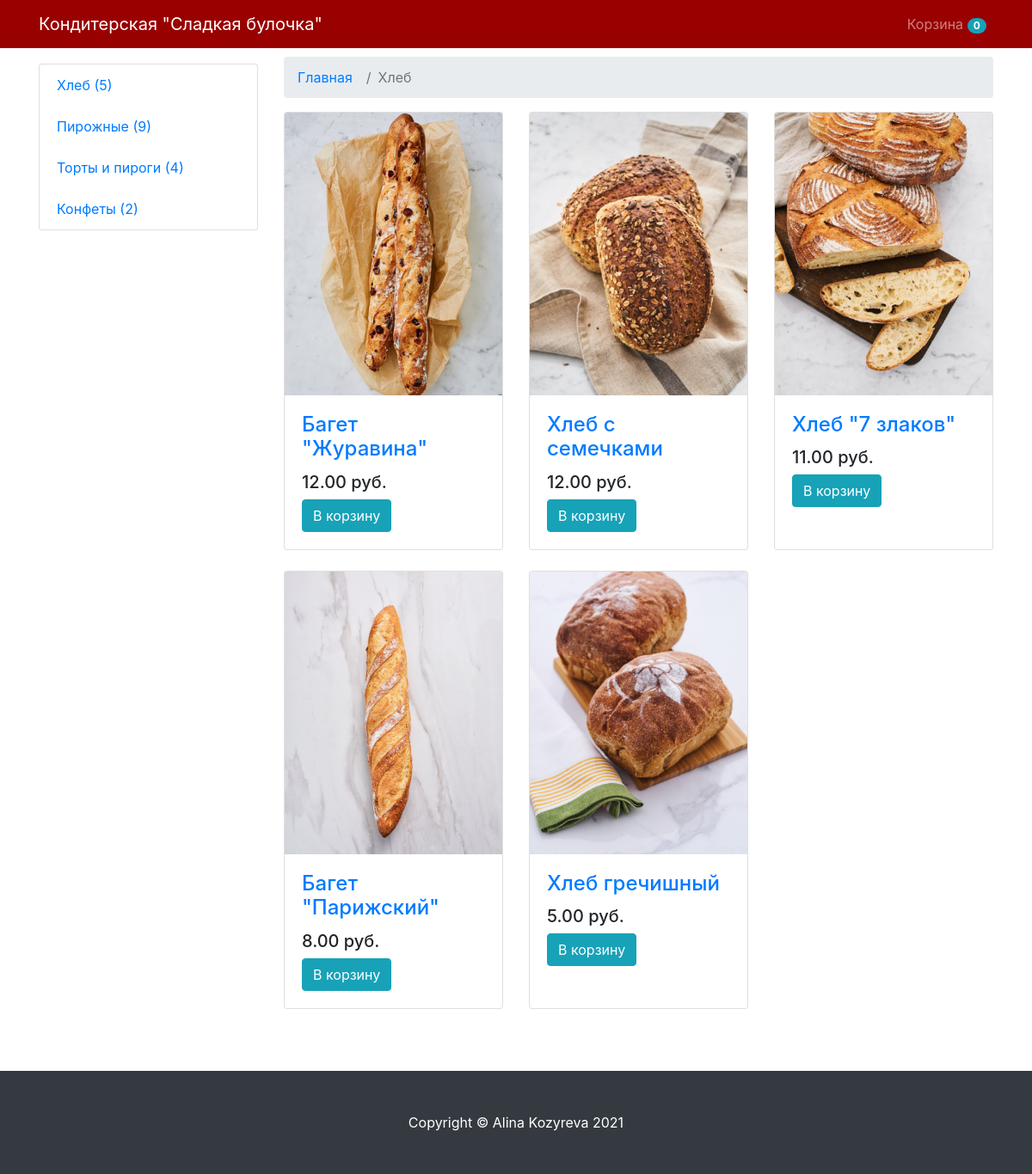
The page /category/breads/ on the database its author committed.
### mainapp/models.py (models this page shows, shortened)
class Cart(models.Model):
    owner = models.ForeignKey(
        'Customer', null=True, verbose_name='Владелец', on_delete=models.CASCADE)
    product = models.ManyToManyField(CartProduct, blank=True, related_name='related_card')
    total_products = models.PositiveIntegerField(default=0)
    total_price = models.DecimalField(
        max_digits=9, default=0, decimal_places=2, verbose_name='Сумма')
    in_order = models.BooleanField(default=False)
    for_anonymous_user = models.BooleanField(default=False)

class Category(models.Model):
    name = models.CharField(max_length=255, verbose_name='Название категории')
    slug = models.SlugField(unique=True)
    objects = CategoryManager()
    def get_absolute_url(self):
        return reverse("category_detail", kwargs={"slug": self.slug})

class Product(models.Model):# каркас для самого продукта
    VALID_RESOLUTION = (400,400)
    MAX_RESOLUTION = (1000, 1000)
    MAX_IMAGE_SIZE = 3145728
    class Meta: # если модель абстрактная для нее нельзя создать миграцию
        abstract = True
    category = models.ForeignKey(Category, verbose_name='Категория', on_delete=models.CASCADE)
    title = models.CharField(max_length=255, verbose_name='Наименование')
    slug = models.SlugField(unique=True)
    image = models.ImageField(verbose_name='Изображение')
    description = models.TextField(verbose_name='Описание')
    price = models.DecimalField(
        max_digits=9, decimal_places=2, verbose_name='Стоимость')
    def get_model_name(self):
        return self.__class__.__name__.lower()

class Bread(Product):
    composition = models.TextField(max_length=255, verbose_name='Состав')
    weight = models.CharField(max_length=20, verbose_name='Вес')
    expiration_date = models.CharField(max_length=20, verbose_name='Срок годности')
    flour=models.CharField(max_length=20, verbose_name='На основе муки')
    def get_absolute_url(self):
        return get_product_url(self, 'product_detail')

### mainapp/views.py (the view)
# urls.py: path('category/<str:slug>/', CategoryDetailView.as_view(), name ='category_detail'),
class CategoryDetailView(CartMixin, CategoryDetailMixin, DetailView):
    model = Category
    queryset = Category.objects.all()
    context_object_name = 'category'
    template_name = 'category_detail.html'
    slug_url_kwarg = 'slug'
    def get_context_data(self, **kwargs):
        context = super().get_context_data(**kwargs)
        context['cart'] = self.cart
        return context

### mainapp/mixins.py (called while the page is built)
    def get_context_data(self, **kwargs):
        if isinstance(self.get_object(), Category):
            model = self.CATEGORY_SLUG_MODEL[self.get_object().slug]
            context = super().get_context_data(**kwargs)
            context['categories'] = Category.objects.get_categories_for_left_sidebar()
            context['category_products'] = model.objects.all()
            return context
        context = super().get_context_data(**kwargs)
        context['categories'] = Category.objects.get_categories_for_left_sidebar()
        return context

    def dispatch(self, request, *args, **kwargs):
        if request.user.is_authenticated:
            customer = Customer.objects.filter(user = request.user).first()
            if not customer:
                customer = Customer.objects.create(
                    user = request.user
                )
            cart = Cart.objects.filter(owner = customer, in_order=False).first()
            if not cart:
                cart = Cart.objects.create(owner=customer)
        else:
            cart = Cart.objects.filter(for_anonymous_user=True).first()
            if not cart:
                cart= Cart.objects.create(for_anonymous_user=True)
        self.cart = cart
        return super().dispatch(request, *args, **kwargs)

### mainapp/models.py (called while the page is built)
def get_models_for_count(*model_names):
    return [models.Count(model_name) for model_name in model_names]

def get_product_url(obj, view_name):
    ct_model = obj.__class__._meta.model_name
    return reverse(view_name, kwargs={'ct_model': ct_model, 'slug':obj.slug})

    def get_queryset(self):
        return super().get_queryset()

    def get_categories_for_left_sidebar(self):
        models = get_models_for_count('bread', 'pie', 'cake', 'sweets')
        qs = list(self.get_queryset().annotate(*models))
        data = [
            dict(name = c.name, url = c.get_absolute_url(), count= getattr(c, self.CATEGORY_NAME_COUNT_NAME[c.name]))
            for c in qs
        ]
        return data

### mainapp/templates/category_detail.html
{% extends 'base.html' %}
{% block content %}
<nav aria-label="breadcrumb" class="mt-3">
<ol class="breadcrumb">
    <li class="breadcrumb-item"><a href="{% url 'base' %}">Главная</a></li>
    <li class="breadcrumb-item active">{{category.name}}</li>
</ol>
    <div class="row">
        {% for product in category_products %}
            <div class="col-lg-4 col-md-6 mb-4">
                <div class="card h-100">
                    <a href=" {{ product.get_absolute_url }}"><img class="card-img-top" src="{{ product.image.url }}" alt="..." /></a>
                    <div class="card-body">
                        <h4 class="card-title"><a href=" {{ product.get_absolute_url }}"> {{ product.title }}</a></h4>
                        <h5>{{ product.price }} руб.</h5>
                         <a href="{% url 'add_to_cart' ct_model=product.get_model_name slug=product.slug %}">
                            <button class="btn btn-info">В корзину</button>
                        </a>
                    </div>
            </div>
            </div>
            {% endfor %}
    </div>
{% endblock content %}

### mainapp/templates/base.html (shortened to what this page needs)
<!DOCTYPE html>
<html lang="en">
    <head>
         <link rel="stylesheet" href="https://maxcdn.bootstrapcdn.com/bootstrap/4.0.0/css/bootstrap.min.css">
        <link href="css/styles.css" rel="stylesheet" />
    </head>
    <body>
        <nav class="navbar navbar-expand-lg navbar-dark  fixed-top" style="background-color:#990000">
            <div class="container">
                <a class="navbar-brand" href="#!">Кондитерская "Сладкая булочка"</a>
                <div class="collapse navbar-collapse" id="navbarResponsive">
                    <ul class="navbar-nav ml-auto">
                        <li class="nav-item"><a class="nav-link" href="{% url 'cart' %}">Корзина <span class="badge badge-pill badge-info">{{ cart.product.count }}</span></a></li>
                    </ul>
                </div>
            </div>
        </nav>
        <div class="container">
            <div class="row">
                <div class="col-lg-3">
                    <div class="list-group">
                       {% for category in categories %}
                       <a href='{{category.url}}' class="list-group-item"> {{ category.name }} ({{ category.count }}) </a>
                       {% endfor %}
                    </div>
                </div>
                <div class="col-lg-9">
                    {% block content %}{% endblock content %}
                </div>
            </div>
        </div>
        <footer class="py-5 bg-dark mt-5">
            <div class="container"><p class="m-0 text-center text-white">Copyright &copy; Alina Kozyreva 2021</p></div>
        </footer>
    </body>
</html>

### mainapp/templates/base.html (style rules this page uses)
body { padding-top: 26px; }

### rows shown on the page
Cart: product.count "0"
Category: name "Хлеб", name "Хлеб"
Category: name "Пирожные"
Category: name "Торты и пироги"
Category: name "Конфеты"
Bread: image (picture), title "Багет \"Журавина\"", price "12.00"
Bread: image (picture), title "Хлеб с семечками", price "12.00"
Bread: image (picture), title "Хлеб \"7 злаков\"", price "11.00"
Bread: image (picture), title "Багет \"Парижский\"", price "8.00"
Bread: image (picture), title "Хлеб гречишный", price "5.00"

### other values the page prints
{{ category.count }} "5" "9" "4" "2"
